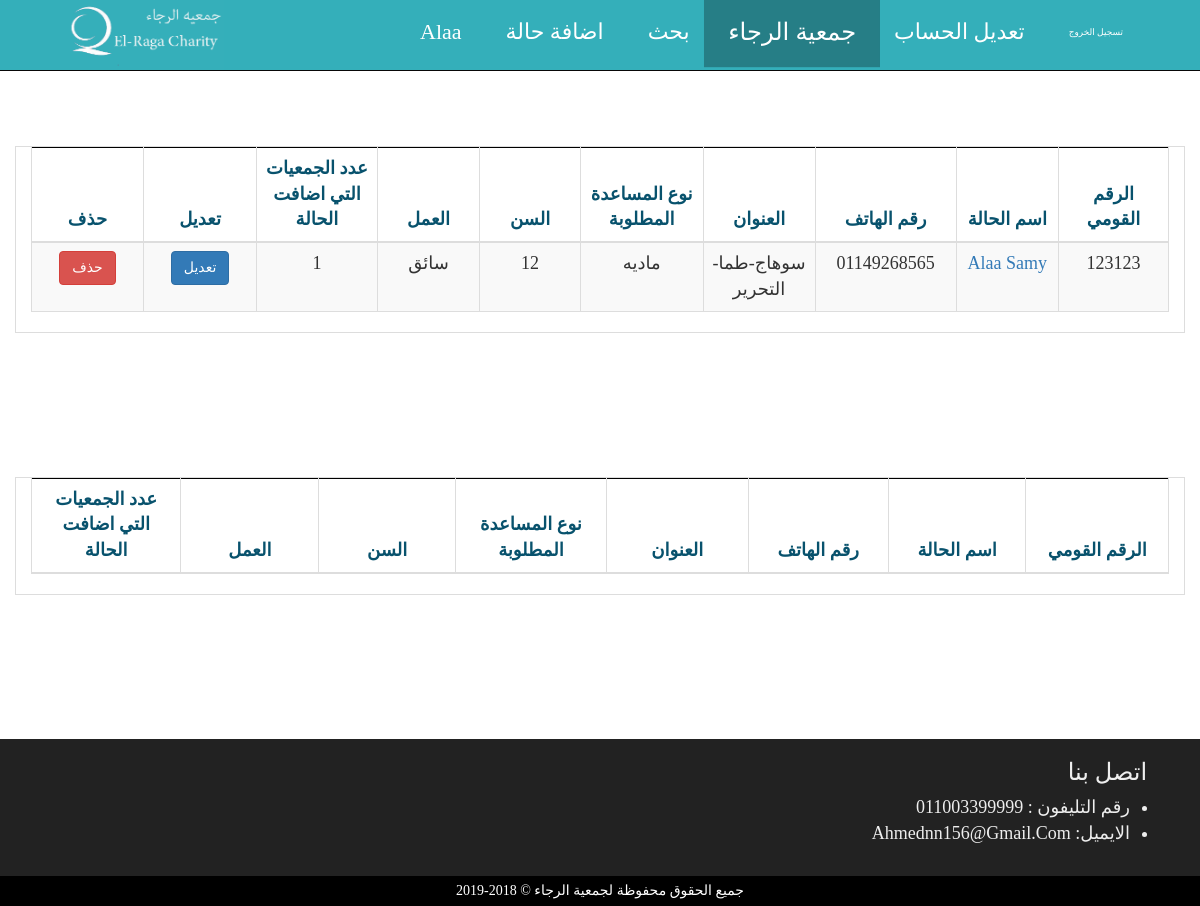
The page /html/show.php (signed in) on the database its author committed.
### database/database.php (called while the page is built, shortened)
<?php
class database {
    function __construct() {
   	$this->pdo = new PDO("mysql:host=localhost;dbname=datab","root",
   	"555",array(PDO::MYSQL_ATTR_INIT_COMMAND => "SET NAMES UTF8"));
     }
     public function getRow($query, $params=array())
     	   {
                $stmt = $this->pdo->prepare($query);
                $stmt->execute($params);
                return $stmt->fetch();
           }
      public function getCount($query, $params=array())
     	   {
                $stmt = $this->pdo->prepare($query);
                $stmt->execute($params);
                return $stmt->rowCount();
           }
      public function getRows($query, $params=array()){
      	        $stmt = $this->pdo->prepare($query);
                $stmt->execute($params);
                return $stmt->fetchAll();
            }
}
$db = new database;
?>

### html/show.php (the view, shortened to what this page needs)
<?php
include_once('../database/database.php');
?>
<!DOCTYPE html>
<html dir="rtl">
<head>
<link rel='stylesheet' href="../css/bootstrap.css" />
<link rel='stylesheet' href="../css/fontawesome-all.min.css" />
<link rel="stylesheet" href="../css/style.css" />
<link rel="stylesheet" href="../css/animate.css" />
<link rel="stylesheet" href="../css/hover.css" />
<link rel="stylesheet" href="../css/admin_show.css" />
</head>
<body>
<nav class="navbar navbar-inverse navbar-fixed-top" role="navigation">
<div class="mynav">
				<img src="../images/w2.PNG" >
    </div>
  <div class="container">
    <div class="collapse navbar-collapse test" id="ournavbar">
      <ul class="nav navbar-nav navbar-right test2">
         <li><a href="show.php"><?php  echo $_SESSION['user_acc'];?></a></li>
	    <li class=" adduser" id="adduser" data-toggle="modal" data-target="#mymodel"> <a href="#">اضافة حالة</a></li>
         <li><a href="search.php">بحث</a></li>
		<li class="active"><a href="">جمعية <?php echo $_SESSION['org_name'];?></a></li>
          <li><a href="edit_charity.php">تعديل الحساب</a></li>
<li><a id="logout" href="logout.php">تسجيل الخروج</a></li>
	  </ul>
    </div>
  </div>
</nav>
	<div class="container"  id="bigdiv">
	<table border="1px" id="tabledit" class="table table-bordered table-striped ">
	<thead>
	    <tr>
          <th class="text-center">الرقم القومي</th>
	      <th class="text-center">اسم الحالة</th>
		  <th class="text-center">رقم الهاتف</th>
		  <th class="text-center">العنوان</th>
		  <th class="text-center">نوع المساعدة المطلوبة</th>
		  <th class="text-center">السن</th>
		  <th class="text-center">العمل</th>
          <th class="text-center">عدد الجمعيات التي اضافت الحالة</th>
		  <th class="text-center">تعديل</th>
		  <th class="text-center">حذف</th>
	   </tr>
	   </thead>
	   <tbody id="txt">
     <?php
           $query='select * from الحاله where اسم_الجمعيه_التى_اضافه_الحاله = "'.$_SESSION["org_name"].'"';
           $rows=$db->getRows($query,array());
    foreach($rows as $row)
    {
        $i=$db->getCount('select *from الحاله where الرقم_القومى ="'.$row['الرقم_القومى'].'"',array());
            echo '<tr>
            <td class="text-center">'.$row['الرقم_القومى'].'</td>
			<td class="text-center"><a href="info.php?id='.$row['الرقم_القومى'].'&org='.$_SESSION["org_name"].'" target="_blank">'.$row['الاسم'].'</a></td>
			<td class="text-center">'.$row['رقم_الهاتف'].'</td>
            <td class="text-center">'.$row['العنوان'].'</td>
            <td class="text-center">'.$row['نوع_المساعده_المطلوبه'].'</td>
			<td class="text-center">'.$row['السن'].'</td>
			<td class="text-center">'.$row['العمل'].'</td><td class="text-center">'.$i.'</td>
        <td><button class="btn btn-primary btn3 center-block" id="edit_userrr" data-toggle="modal" onclick="getdata(&#39;edit.php?id='.$row['الرقم_القومى'].'&org='.$_SESSION["org_name"].'&#39;)"  data-target="#edit_user">تعديل </button> </td>
		<td><button class="btn btn-danger btn4 center-block" id="delete_user" data-toggle="modal" onclick="cpyid( &#39;'.$row['الرقم_القومى'].'&#39;,&#39;'.$row['اسم_الجمعيه_التى_اضافه_الحاله'].'&#39;)" data-target="#delete_modal">حذف</button></td></tr>';
    }
    ?>
	  </tbody>
    </table>
  </div>
	<div class="container"  id="bigdiv3">
	<table border="1px" id=""  class="table table-bordered table-striped ">
	<thead>
	   <tr>
          <th class="text-center">الرقم القومي</th>
	      <th class="text-center">اسم الحالة</th>
		  <th class="text-center">رقم الهاتف</th>
		  <th class="text-center">العنوان</th>
		  <th class="text-center">نوع المساعدة المطلوبة</th>
		  <th class="text-center">السن</th>
		  <th class="text-center">العمل</th>
          <th class="text-center">عدد الجمعيات التي اضافت الحالة</th>
	   </tr>
	   </thead>
    </table>
  </div>
            <section class="footer">
                <div class="container">
                    <div class="row">
                        <div class=" col-xs-12 center-block" float="right" dir=rtl>
                               <h3> اتصل بنا</h3>
                            <ul><?php
    $row=$db->getRow('select * from الجمعيات where اسم_الجمعيه ="'.$_SESSION['org_name'].'"',array());
    ?>
                                <li>رقم التليفون : <?php echo $row['رقم_الهاتف'] ?></li>
								<li>الايميل:  <?php echo $row['الايميل'] ?></li>
                            </ul>
                        </div>
                    </div>
                </div>
            </section>
		<section class="copy-Right">
		   <p> جميع الحقوق محفوظة لجمعية الرجاء &copy; 2018-2019</p>
		</section>
</body>
</html>

### css/style.css (style rules this page uses)
body { text-transform:capitalize; padding:0px; height:auto; width:100%; font-family: Gaegu, serif; transition:all .5s ease-in-out; }
.navbar { background:#34afba; color:white; }
.navbar-inverse .navbar-nav >li >a ,.navbar-inverse .navbar-brand { color:white; padding:22px; font-size:22px; }
.navbar ul li { display:block; }
img { height:70px ; max-width:200px; float:left; margin-left:5%; }
.test ul:after { content=""; clear:both; display:block; }
.active { background:rgba(1,1,1,.2); transform:scale(1.1,1.1); transition:all .5s ease-in-out; }
.navbar-inverse .navbar-nav >li >a { float:left; }
.navbar-inverse .navbar-nav > .active > a, .navbar-inverse .navbar-nav > .active > a:hover, .navbar-inverse .navbar-nav > .active > a:focus { background:rgba(1,1,1,.1); }
.footer { background-color:#222; margin-bottom: 0px; padding-bottom: 20px; width:100%; color:#EEE; margin-top:3%; font-size:18px; }
.footer h3 { margin-right:2%; }
.footer ul { margin-right:0%; }
.copy-Right { min-height:20px ; background:rgb(0,0,0) ; color:white ; text-align:center ; font-family:Gaegu ; }
.copy-Right p { margin:0 ; padding:5px ; }

### css/admin_show.css (style rules this page uses)
body { text-transform:capitalize; padding-top:50px; height:auto; }
.active { background:rgba(1,1,1,.2); transform:scale(1.1,1.1); transition:all .5s ease-in-out; }
#bigdiv ,#bigdiv3 { max-width:100%; max-height:550px; border:1px solid #DDD; overflow: scroll; margin-bottom:12%; margin-top:8%; }
.table { max-width:100%; }
tr { border:1px solid black; }
th , td { border:none; height:50px; width:200px; font-size:18px; padding:10px; font-family: 'Kavivanar', cursive; }
th { color:#08526d }
#logout { font-size:15px; }
#logout { font-size:9px; }

### rows shown on the page
الحاله: الرقم_القومى "123123", الاسم "Alaa Samy", رقم_الهاتف "01149268565", العنوان "سوهاج-طما-التحرير", نوع_المساعده_المطلوبه "ماديه", السن "12", العمل "سائق", i "1"
الجمعيات: رقم_الهاتف "011003399999", الايميل "Ahmednn156@gmail.com"

### other values the page prints
$_SESSION['user_acc'] "Alaa"
$_SESSION['org_name'] "الرجاء"
